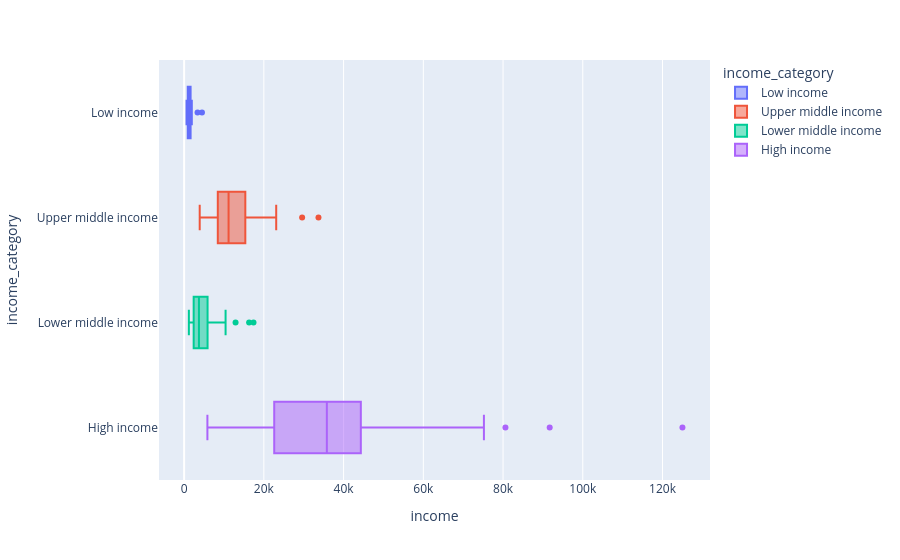

This figure's notebook cell:
### Markdown cell above
## Bivariate analysis

### Code cell
px.box(df_countries, x='income', y='income_category', color='income_category', orientation='h', hover_data=['country'])

### Figure 1 — Plotly figure (JSON) as saved in the notebook; plotly's stock layout.template omitted (floating-point values rounded to 4 significant figures)
{"data": [{"alignmentgroup": "True", "customdata": [["Afghanistan"], ["Burkina Faso"], ["Burundi"], ["Central African Republic"], ["Chad"], ["Congo Dem. Rep."], ["Eritrea"], ["Gambia"], ["Guinea-Bissau"], ["Liberia"], ["Madagascar"], ["Malawi"], ["Mali"], ["Mozambique"], ["Niger"], ["Rwanda"], ["Sierra Leone"], ["Sudan"], ["Togo"], ["Uganda"], ["Yemen"]], "hovertemplate": "income_category=%{y}<br>income=%{x}<br>country=%{customdata[0]}<extra></extra>", "legendgroup": "Low income", "marker": {"color": "#636efa"}, "name": "Low income", "notched": false, "offsetgroup": "Low income", "orientation": "h", "showlegend": true, "type": "box", "x": [1610, 1430, 764, 888, 1930, 609, 1420, 1660, 1390, 700, 1390, 1030, 1870, 918, 814, 1350, 1220, 3370, 1210, 1540, 4480], "x0": " ", "xaxis": "x", "y": ["Low income", "Low income", "Low income", "Low income", "Low income", "Low income", "Low income", "Low income", "Low income", "Low income", "Low income", "Low income", "Low income", "Low income", "Low income", "Low income", "Low income", "Low income", "Low income", "Low income", "Low income"], "y0": " ", "yaxis": "y"}, {"alignmentgroup": "True", "customdata": [["Albania"], ["Argentina"], ["Armenia"], ["Azerbaijan"], ["Belarus"], ["Belize"], ["Bosnia and Herzegovina"], ["Botswana"], ["Brazil"], ["Bulgaria"], ["China"], ["Colombia"], ["Costa Rica"], ["Dominican Republic"], ["Ecuador"], ["El Salvador"], ["Equatorial Guinea"], ["Fiji"], ["Gabon"], ["Georgia"], ["Grenada"], ["Guatemala"], ["Indonesia"], ["Iraq"], ["Jamaica"], ["Kazakhstan"], ["Libya"], ["Malaysia"], ["Maldives"], ["Mauritius"], ["Moldova"], ["Montenegro"], ["Namibia"], ["Paraguay"], ["Peru"], ["Russia"], ["Serbia"], ["South Africa"], ["St. Vincent and the Grenadines"], ["Suriname"], ["Thailand"], ["Tonga"], ["Turkey"], ["Turkmenistan"]], "hovertemplate": "income_category=%{y}<br>income=%{x}<br>country=%{customdata[0]}<extra></extra>", "legendgroup": "Upper middle income", "marker": {"color": "#EF553B"}, "name": "Upper middle income", "notched": false, "offsetgroup": "Upper middle income", "orientation": "h", "showlegend": true, "type": "box", "x": [9930, 18700, 6700, 16000, 16200, 7880, 9720, 13300, 14500, 15300, 9530, 10900, 13000, 11100, 9350, 7300, 33700, 7350, 15400, 6730, 11200, 6710, 8430, 12700, 8000, 20100, 29600, 21100, 10500, 15900, 3910, 14000, 8460, 7290, 9960, 23100, 12700, 12000, 9920, 14200, 13500, 4980, 18000, 9940], "x0": " ", "xaxis": "x", "y": ["Upper middle income", "Upper middle income", "Upper middle income", "Upper middle income", "Upper middle income", "Upper middle income", "Upper middle income", "Upper middle income", "Upper middle income", "Upper middle income", "Upper middle income", "Upper middle income", "Upper middle income", "Upper middle income", "Upper middle income", "Upper middle income", "Upper middle income", "Upper middle income", "Upper middle income", "Upper middle income", "Upper middle income", "Upper middle income", "Upper middle income", "Upper middle income", "Upper middle income", "Upper middle income", "Upper middle income", "Upper middle income", "Upper middle income", "Upper middle income", "Upper middle income", "Upper middle income", "Upper middle income", "Upper middle income", "Upper middle income", "Upper middle income", "Upper middle income", "Upper middle income", "Upper middle income", "Upper middle income", "Upper middle income", "Upper middle income", "Upper middle income", "Upper middle income"], "y0": " ", "yaxis": "y"}, {"alignmentgroup": "True", "customdata": [["Algeria"], ["Angola"], ["Bangladesh"], ["Benin"], ["Bhutan"], ["Bolivia"], ["Cambodia"], ["Cameroon"], ["Cape Verde"], ["Comoros"], ["Congo Rep."], ["Cote d'Ivoire"], ["Egypt"], ["Ghana"], ["Guinea"], ["Haiti"], ["India"], ["Iran"], ["Jordan"], ["Kenya"], ["Kiribati"], ["Kyrgyz Republic"], ["Lao"], ["Lebanon"], ["Lesotho"], ["Mauritania"], ["Micronesia"], ["Mongolia"], ["Morocco"], ["Myanmar"], ["Nepal"], ["Nigeria"], ["Pakistan"], ["Philippines"], ["Samoa"], ["Senegal"], ["Solomon Islands"], ["Sri Lanka"], ["Tajikistan"], ["Tanzania"], ["Timor-Leste"], ["Tunisia"], ["Ukraine"], ["Uzbekistan"], ["Vanuatu"], ["Vietnam"], ["Zambia"]], "hovertemplate": "income_category=%{y}<br>income=%{x}<br>country=%{customdata[0]}<extra></extra>", "legendgroup": "Lower middle income", "marker": {"color": "#00cc96"}, "name": "Lower middle income", "notched": false, "offsetgroup": "Lower middle income", "orientation": "h", "showlegend": true, "type": "box", "x": [12900, 5900, 2440, 1820, 6420, 5410, 2520, 2660, 5830, 1410, 5190, 2690, 9860, 3060, 1190, 1500, 4410, 17400, 9470, 2480, 1730, 2790, 3980, 16300, 2380, 3320, 3340, 7710, 6440, 3720, 1990, 5150, 4280, 5600, 5400, 2180, 1780, 8560, 2110, 2090, 1850, 10400, 7820, 4240, 2950, 4490, 3280], "x0": " ", "xaxis": "x", "y": ["Lower middle income", "Lower middle income", "Lower middle income", "Lower middle income", "Lower middle income", "Lower middle income", "Lower middle income", "Lower middle income", "Lower middle income", "Lower middle income", "Lower middle income", "Lower middle income", "Lower middle income", "Lower middle income", "Lower middle income", "Lower middle income", "Lower middle income", "Lower middle income", "Lower middle income", "Lower middle income", "Lower middle income", "Lower middle income", "Lower middle income", "Lower middle income", "Lower middle income", "Lower middle income", "Lower middle income", "Lower middle income", "Lower middle income", "Lower middle income", "Lower middle income", "Lower middle income", "Lower middle income", "Lower middle income", "Lower middle income", "Lower middle income", "Lower middle income", "Lower middle income", "Lower middle income", "Lower middle income", "Lower middle income", "Lower middle income", "Lower middle income", "Lower middle income", "Lower middle income", "Lower middle income", "Lower middle income"], "y0": " ", "yaxis": "y"}, {"alignmentgroup": "True", "customdata": [["Antigua and Barbuda"], ["Australia"], ["Austria"], ["Bahamas"], ["Bahrain"], ["Barbados"], ["Belgium"], ["Brunei"], ["Canada"], ["Chile"], ["Croatia"], ["Cyprus"], ["Czech Republic"], ["Denmark"], ["Estonia"], ["Finland"], ["France"], ["Germany"], ["Greece"], ["Guyana"], ["Hungary"], ["Iceland"], ["Ireland"], ["Israel"], ["Italy"], ["Japan"], ["Kuwait"], ["Latvia"], ["Lithuania"], ["Luxembourg"], ["Malta"], ["Netherlands"], ["New Zealand"], ["Norway"], ["Oman"], ["Panama"], ["Poland"], ["Portugal"], ["Qatar"], ["Romania"], ["Saudi Arabia"], ["Seychelles"], ["Singapore"], ["Slovak Republic"], ["Slovenia"], ["South Korea"], ["Spain"], ["Sweden"], ["Switzerland"], ["United Arab Emirates"], ["United Kingdom"], ["United States"], ["Uruguay"]], "hovertemplate": "income_category=%{y}<br>income=%{x}<br>country=%{customdata[0]}<extra></extra>", "legendgroup": "High income", "marker": {"color": "#ab63fa"}, "name": "High income", "notched": false, "offsetgroup": "High income", "orientation": "h", "showlegend": true, "type": "box", "x": [19100, 41400, 43200, 22900, 41100, 15300, 41100, 80600, 40700, 19400, 20100, 33900, 28300, 44000, 22700, 39800, 36900, 40400, 28700, 5840, 22300, 38800, 45700, 29600, 36200, 35800, 75200, 18300, 21100, 91700, 28300, 45500, 32300, 62300, 45300, 15400, 21800, 27200, 125000, 17800, 45400, 20400, 72100, 25200, 28700, 30400, 32500, 42900, 55500, 57600, 36200, 49400, 17100], "x0": " ", "xaxis": "x", "y": ["High income", "High income", "High income", "High income", "High income", "High income", "High income", "High income", "High income", "High income", "High income", "High income", "High income", "High income", "High income", "High income", "High income", "High income", "High income", "High income", "High income", "High income", "High income", "High income", "High income", "High income", "High income", "High income", "High income", "High income", "High income", "High income", "High income", "High income", "High income", "High income", "High income", "High income", "High income", "High income", "High income", "High income", "High income", "High income", "High income", "High income", "High income", "High income", "High income", "High income", "High income", "High income", "High income"], "y0": " ", "yaxis": "y"}], "layout": {"boxmode": "overlay", "legend": {"title": {"text": "income_category"}, "tracegroupgap": 0}, "margin": {"t": 60}, "xaxis": {"anchor": "y", "domain": [0, 1], "title": {"text": "income"}}, "yaxis": {"anchor": "x", "categoryarray": ["High income", "Lower middle income", "Upper middle income", "Low income"], "categoryorder": "array", "domain": [0, 1], "title": {"text": "income_category"}}}}
